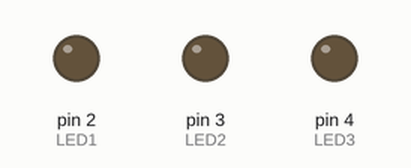
Bench run of a sketch on a simulated Arduino Uno, built with avr-gcc and run on an emulated ATmega328P. Shown: output pins drawn as LEDs (lit = HIGH).

Above: at 0.4 s.
At 1.4 s:
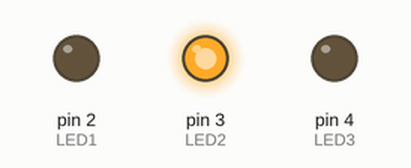
At 1.9 s:
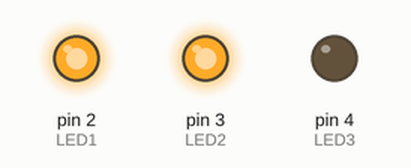
At 2.4 s:
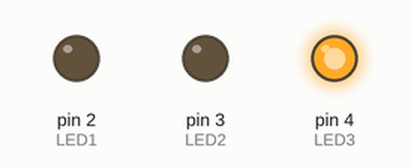
At 3.4 s:
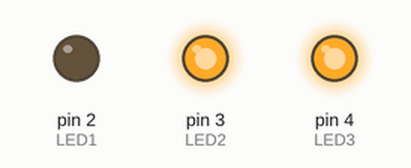
At 4.9 s:
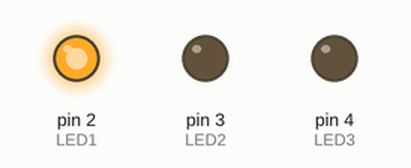
Timing chart, 0 to 5.4 s (numbered marks = the images above):
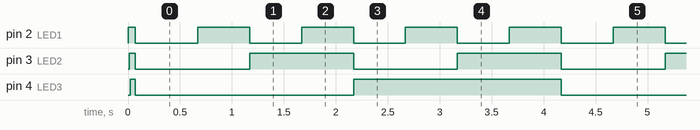

Measured:
- by itself, pin 2 (LED1): alternates HIGH for 0.50 s and LOW for 0.50 s
- by itself, pin 3 (LED2): alternates HIGH for 1.0 s and LOW for 1.0 s
- by itself, pin 4 (LED3): alternates HIGH for 2.0 s and LOW for 2.0 s

The sketch:

4_2.ino
```cpp
const int LED1=2;
const int LED2=3;
const int LED3=4;
bool LED1_Flag = false;
bool LED2_Flag = false;
bool LED3_Flag = false;

void setup() {
  // put your setup code here, to run once:
  Serial.begin(9600);
  pinMode(LED1,OUTPUT);
  pinMode(LED2,OUTPUT);
  pinMode(LED3,OUTPUT);
  digitalWrite(LED1,HIGH);
  delay(10);
  digitalWrite(LED2,HIGH);
  delay(10);
  digitalWrite(LED3,HIGH);
  delay(50);
  digitalWrite(LED1,LOW);
  digitalWrite(LED2,LOW);
  digitalWrite(LED3,LOW);
  delay(100);
}

void loop() {
  // put your main code here, to run repeatedly:
  digitalWrite(LED1,LOW);
  digitalWrite(LED2,LOW);
  digitalWrite(LED3,LOW);
  delay(500);
  digitalWrite(LED1,HIGH);
  digitalWrite(LED2,LOW);
  digitalWrite(LED3,LOW);
  delay(500);
  digitalWrite(LED1,LOW);
  digitalWrite(LED2,HIGH);
  digitalWrite(LED3,LOW);
  delay(500);
  digitalWrite(LED1,HIGH);
  digitalWrite(LED2,HIGH);
  digitalWrite(LED3,LOW);
  delay(500);
  digitalWrite(LED1,LOW);
  digitalWrite(LED2,LOW);
  digitalWrite(LED3,HIGH);
  delay(500);
  digitalWrite(LED1,HIGH);
  digitalWrite(LED2,LOW);
  digitalWrite(LED3,HIGH);
  delay(500);
  digitalWrite(LED1,LOW);
  digitalWrite(LED2,HIGH);
  digitalWrite(LED3,HIGH);
  delay(500);
  digitalWrite(LED1,HIGH);
  digitalWrite(LED2,HIGH);
  digitalWrite(LED3,HIGH);
  delay(500);
}
```
